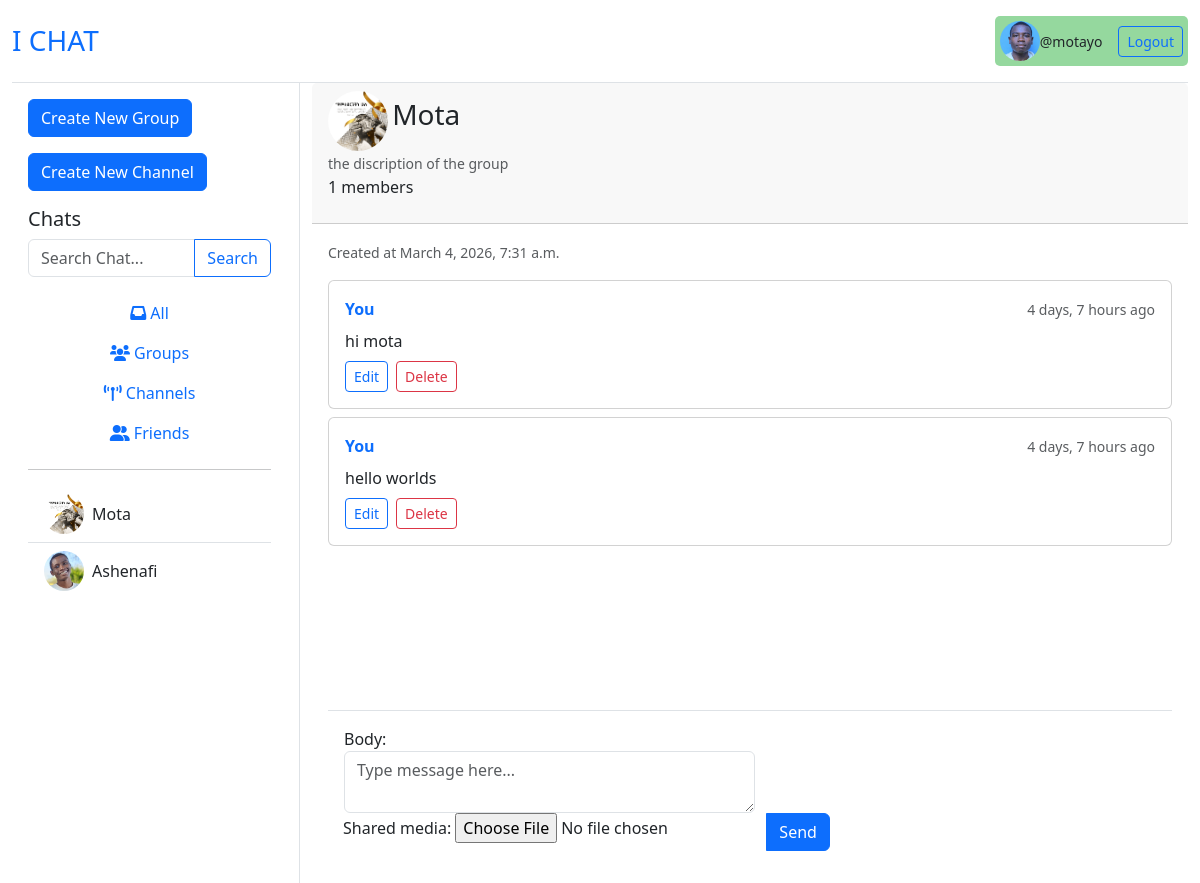
The page /group/group/Mota/ (signed in) on the database as committed earlier.
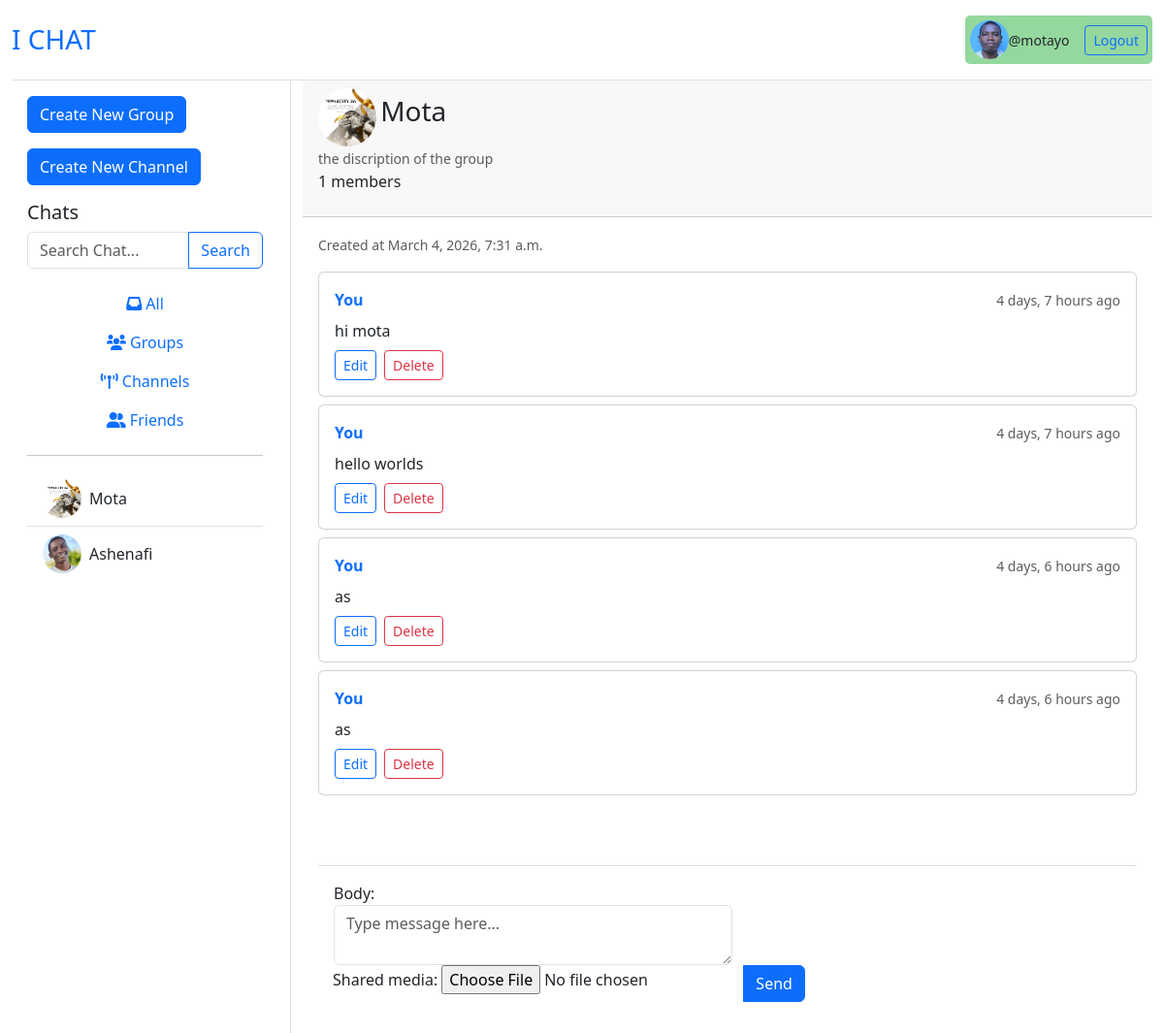
The same page on the database as committed later.
### accounts/models.py (models this page shows)
class CustomUser(AbstractUser):
    profile = models.ImageField(upload_to='profiles/users', blank=True, null=True)

### groups/models.py (models this page shows, shortened)
class Group(models.Model):
    owner = models.ForeignKey(CustomUser, on_delete=models.CASCADE)
    name = models.CharField(max_length=100,unique=True)
    profile = models.ImageField(upload_to='profiles/group/',null=True, blank=True)
    description = models.CharField(max_length=300, null=True, blank=True)
    members = models.ManyToManyField(CustomUser, related_name="member")
    created_at = models.DateTimeField(auto_now_add=True)
    updated_at = models.DateTimeField(auto_now=True)

class GroupMessage(models.Model):
    owner = models.ForeignKey(CustomUser, on_delete=models.CASCADE)
    group = models.ForeignKey(Group, on_delete=models.CASCADE)
    shared_media = models.ImageField(upload_to='shared_media/group/', null=True, blank=True)
    body = models.TextField()
    created_at = models.DateTimeField(auto_now_add=True, null=True)
    updated_at = models.DateTimeField(auto_now=True, null= True)

### groups/views.py (the view, shortened to what this page needs)
# urls.py: path('group/', include('groups.urls')),
@login_required(login_url='log-in')
def group(request, group_name):
    group = Group.objects.get(name=group_name)
    q = request.GET.get('q') if request.GET.get('q') != None else ''
    p = request.GET.get('p') if request.GET.get('p') != None else ''
    channels = Channel.objects.filter(Q(name__icontains=q))
    groups = Group.objects.filter(name__icontains=q)
    users = CustomUser.objects.filter(username__icontains=q)
    messages = GroupMessage.objects.filter(
        Q(body__icontains = p)
    )
    members = group.members.all()
    form = GroupMessageForm()
    context = {
        'group':group,
        'groups':groups,
        'form':form,
        'messages':messages,
        'users':users,
        'members': members,
        'channels':channels
    }
    return render(request, 'groups/group.html', context)

### groups/forms.py
class GroupMessageForm(ModelForm):
    class Meta:
        model = GroupMessage
        fields = ['body', 'shared_media']
        widgets = {
            'body': Textarea(attrs={
                'class': 'form-control',
                'rows': 2,
                'name': 'message',
                'data-custom': 'some-value',
                'placeholder': "Type message here..."
            }),
        }

### groups/templates/groups/group.html (shortened to what this page needs)
{% extends 'accounts/home.html' %}
{% load static %}
{% block chat %}
<div class="card h-100 border-0">
    <div class="card-header">
        <a href="{% url 'group_profile' group.id %}"><img src="{{ group.profile.url }}" alt="profile" style="width: 60px; height: 60px; border-radius: 30px;"></a>
        <h3 class="card-title mb-1" style="display: inline-block;">{{group.name}}</h3><br>
        <small class="text-muted">{{group.description}}</small>
        <div>
            <p>{{group.members.count}} members</p>
        </div>
    </div>
    <div class="card-body d-flex flex-column p-3">
        <div class="mb-3">
            <small class="text-muted">Created at {{group.created_at}}</small>
        </div>
        <div class="flex-grow-1 overflow-auto pb-5" style="max-height: calc(100vh - 200px);">
            {% for message in messages %}
                {% if message.group == group %}
                    <div class="mb-2">
                        <div class="card">
                            <div class="card-body p-3">
                                <div class="d-flex justify-content-between align-items-center mb-2">
                                    <div>
                                        {% if message.owner == request.user %}
                                            <strong class="text-primary">You</strong>
                                        {% else %}
                                            <div class="avatar bg-primary text-white rounded-circle d-flex align-items-center justify-content-center me-3" style="width: 25px; height: 25px; font-weight: bold; display: inline-block;">
                                                {{ message.owner.username|first|upper }}
                                            </div>
                                            <strong class="text-dark">@{{message.owner}}</strong>
                                        {% endif %}
                                    </div>
                                    <div>
                                        <small class="text-muted">{{message.updated_at | timesince}} ago</small>
                                    </div>
                                </div>
                                <div class="message-body mb-2">
                                    <p class="mb-0">{{message.body}}</p>
                                </div>
                                {% if message.owner == request.user %}
                                <div class="d-flex gap-2">
                                    <a href="{% url 'edit_gp_message' message.id %}" class="btn btn-sm btn-outline-primary">Edit</a>
                                    <a href="#" class="btn btn-sm btn-outline-danger">Delete</a>
                                </div>
                                {% endif %}
                            </div>
                        </div>
                    </div>
                {% endif %}
            {% endfor %}
        </div>
        <form method="post" class="mt-3 position-sticky bottom-0 bg-white p-3 border-top">
            {% if request.user in members %}
            <div class="input-group">
                {{form}}
                <button type="submit" class="btn btn-primary">Send</button>
            </div>
            {% else %}
            <div>
                <input type="text" name="ok" value="OK" style="display: none;">
                <input type="submit" value="Join group">
            </div>
            {% endif %}
        </form>
    </div>
</div>
{% endblock %}

### accounts/templates/accounts/home.html (shortened to what this page needs)
{% extends 'accounts/base.html' %}
{% block content %}
<div class="container-fluid vh-100">
    <div class="row h-100">
        <div class="col-md-4 col-lg-3 border-end d-flex flex-column collapse d-md-block" id="sidebar">
            <div class="p-3 flex-grow-1 overflow-auto">
                <a href="{% url 'create_group' %}" class="btn btn-primary mb-3">Create New Group</a>
                <a href="{% url 'create_channel' %}" class="btn btn-primary mb-3">Create New Channel</a>
                <h3 class="h5">Chats</h3>
                <form action="" method="get" class="mb-3">
                    <div class="input-group">
                        <input type="search" name="p" placeholder="Search Chat..." class="form-control">
                        <button type="submit" class="btn btn-outline-primary">Search</button>
                    </div>
                </form>
                <div class="nav flex-column">
                    <button class="nav-link"><i class="fas fa-inbox"></i> All</button>
                    <button class="nav-link"><i class="fas fa-users"></i> Groups</button>
                    <button class="nav-link"><i class="fas fa-broadcast-tower"></i> Channels</button>
                    <button class="nav-link"><i class="fas fa-user-friends"></i> Friends</button>
                </div>
                <hr>
                <div class="list-group list-group-flush">
                    {% for group in groups %}
                    <a href="{% url 'group' group.name %}" class="list-group-item list-group-item-action d-flex align-items-center" >
                        <img src="{{ group.profile.url }}" alt="profile" style="width: 40px; height: 40px; border-radius: 50%; object-fit: cover;" class="me-2">
                        {{group.name}}
                    </a>
                    {% endfor %}
                    {% for user in users %}
                        {% if user != request.user %}
                            <a href="{% url 'friend' user.id %}" class="list-group-item list-group-item-action d-flex align-items-center">
                                <img src="{{user.profile.url}}" alt="profile" style="width: 40px; height: 40px; border-radius: 50%; object-fit: cover;" class="me-2">
                                {{ user.username.capitalize }}
                            </a>
                        {% endif %}
                    {% endfor %}
                </div>
            </div>
        </div>
        <div class="col-md-8 col-lg-9 d-flex flex-column">
            <div class="flex-grow-1 d-flex flex-column">
                {% block chat %}
                {% endblock %}
            </div>
        </div>
    </div>
</div>
{% endblock %}

### accounts/templates/accounts/base.html (shortened to what this page needs)
<!DOCTYPE html>
<html lang="en">
<head>
    <link href="https://cdn.jsdelivr.net/npm/bootstrap@5.3.0/dist/css/bootstrap.min.css" rel="stylesheet">
    <link rel="stylesheet" href="https://cdnjs.cloudflare.com/ajax/libs/font-awesome/6.0.0/css/all.min.css">
</head>
<body class="d-flex flex-column min-vh-100">
    <div class="container-fluid flex-grow-1 d-flex flex-column">
        <header class="d-flex justify-content-between align-items-center py-3 border-bottom">
            <h1 class="h3 mb-0"><a href="{% url 'home' %}" class="text-decoration-none">I CHAT</a></h1>
            {% if request.user.is_authenticated %}
                <div class="d-flex align-items-center" style="background-color: rgb(149, 216, 158); padding: 5px; border-radius: 5px;">
                    <img src="{{user.profile.url}}" alt="" style="width: 40px; border-radius: 20px;">
                    <small class="me-3">@{{request.user.username}}</small>
                    <a href="{% url 'logout' %}" class="btn btn-outline-primary btn-sm">Logout</a>
                </div>
            {% endif %}
        </header>
    </div>
    {% block content %}
    {% endblock %}
</body>
</html>

Rows that differ between the two databases and show on the page:
added GroupMessage: shows "You", updated_at "4 days, 6 hours", body "as", shows "Edit"
added GroupMessage: shows "You", updated_at "4 days, 6 hours", body "as", shows "Edit"
